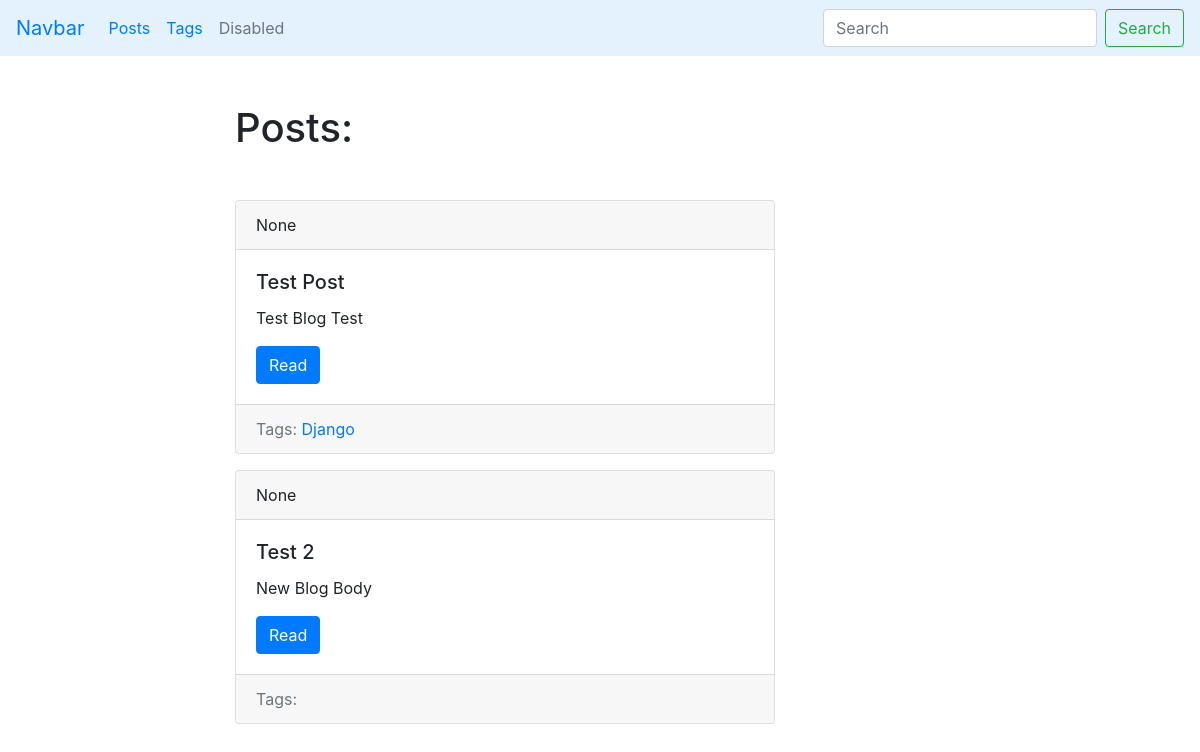
The app's page /posts/, older data.
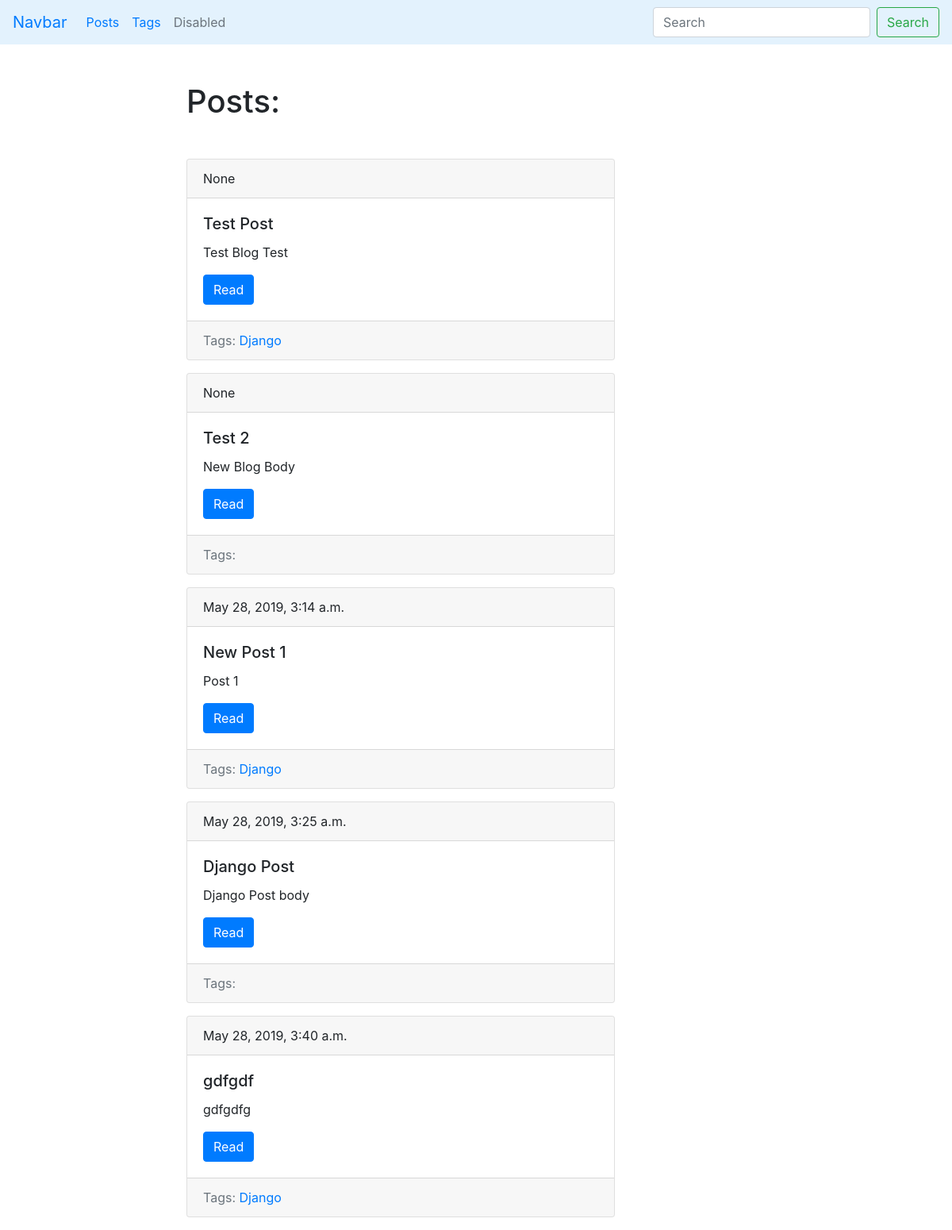
The same page, newer data.
### blog/models.py (models this page shows, shortened)
class Post(models.Model):
    title = models.CharField(max_length=150, db_index=True)
    slug = models.SlugField(max_length=150, blank=True, unique=True)
    body = models.TextField(blank=True, db_index=True)
    tags = models.ManyToManyField("Tag", blank=True, related_name="posts")
    date_pub = models.DateTimeField(auto_now_add=True)
    def get_absolute_url(self):
        return reverse("post_detail_url", kwargs={"slug": self.slug})

class Tag(models.Model):
    title = models.CharField(max_length=50)
    slug = models.SlugField(max_length=50, unique=True)
    def get_absolute_url(self):
        return reverse("tag_detail_url", kwargs={"slug": self.slug})

### blog/views.py (the view)
# urls.py: path("", posts_list, name="posts_list_url"),
def posts_list(request):
    posts = Post.objects.all()
    return render(request, "blog/index.html", context={"posts":posts})

### blog/templates/blog/index.html (shortened to what this page needs)
{% extends "blog/base_blog.html" %}
{% block content %}
    <h1 class="mb-5">Posts:</h1>
    {% for post in posts %}
        {% include "blog/includes/post_card_detail.html" %}
    {% endfor %}
{% endblock %}

### blog/templates/blog/includes/post_card_detail.html
<div class="card mb-3">
        <div class="card-header">
            {{post.date_pub}}
        </div>
        <div class="card-body">
            <h5 class="card-title">{{post.title}}</h5>
            <p class="card-text">{{post.body|truncatewords:15}}</p>
            <a href="{{ post.get_absolute_url }}" class="btn btn-primary">Read</a>
        </div>
        <div class="card-footer text-muted">
            Tags:
            {% for tag in post.tags.all %}
                <a href="{{ tag.get_absolute_url }}"> {{ tag.title }} </a>
            {% endfor %}
        </div>
</div>

Row changes from the older to the newer data that the page shows:
added Post: date_pub "May 28, 2019, 3:14 a.m.", title "New Post 1", body "Post 1", Tag (title "Django")
added Post: date_pub "May 28, 2019, 3:25 a.m.", title "Django Post", body "Django Post body"
added Post: date_pub "May 28, 2019, 3:40 a.m.", title "gdfgdf", body "gdfgdfg", Tag (title "Django")
